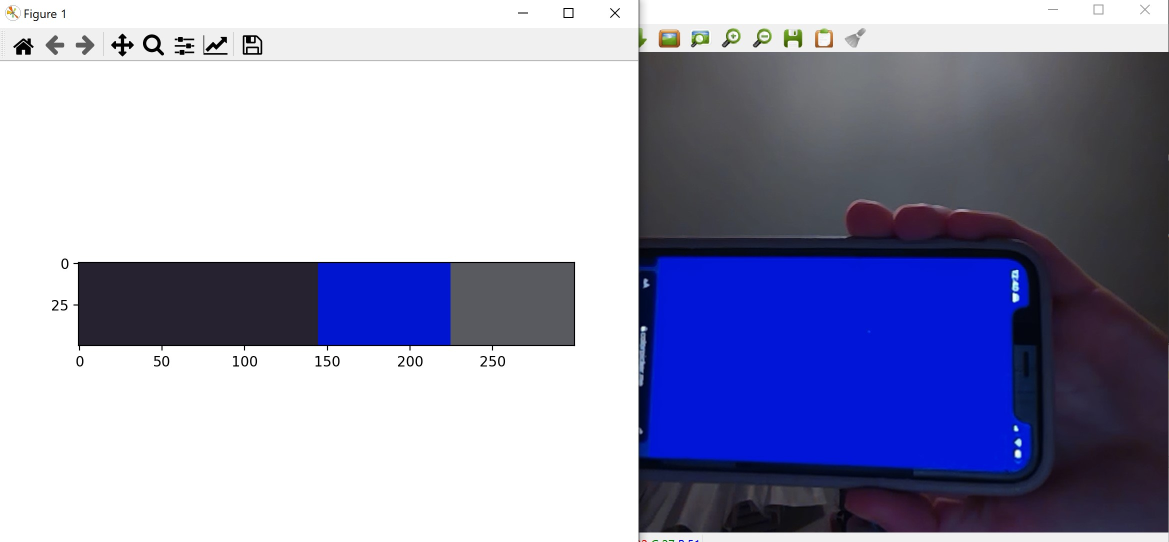
#> input picture hist180warmup.jpg, 2338 x 1084 px (shown at 1/2 size); its folder holds only this picture in this run
$ python -i cookingpapa_1.py   (imports and definitions only)
#> lines starting #> are read from the running program, lines starting #| are printed output that depends on the picture; after the words box and inside, x2 and y2 are one past the last pixel; in counts of white or black regions, pixels touching at a corner belong together
import pygame
from pygame.locals import *
import numpy as np
import cv2
import time as t
import matplotlib.pyplot as plt
from sklearn.cluster import KMeans

# [1 line not run here, left out]

clock = pygame.time.Clock()
fps = 60

screen_width = 1200
screen_height = 900

# [1 line that did not run here, left out]
# [1 line not run here, left out]

#define game variables
tile_size = 50

atStove = False
atBoard = False

# [1 line not run here, left out]
init_cal = False
x_c_1 = 0
y_c_1 = 0
x_c_2 = 0
y_c_2 = 0
lower_thresh_player = np.array([0, 0, 0])
upper_thresh_player = np.array([0, 0, 0])
counter = 0
x_pos  = 0

# [20 lines left out: function track_player, not called in this run]
	#print( M )
	#cv.imshow('frame', frame)


def get_calibration_frames(frame):
	global x_c_1
	global x_c_2
	global y_c_1
	global y_c_2
	hsv = cv2.cvtColor(frame, cv2.COLOR_BGR2HSV)

	lower_thresh_LED = np.array([0, 0, 250]) #LED
	upper_thresh_LED = np.array([179, 10, 255]) #LED

	mask = cv2.inRange(hsv, lower_thresh_LED, upper_thresh_LED)
	_, mask = cv2.threshold(mask, 254, 255, cv2.THRESH_BINARY)
	contours, hierarchy = cv2.findContours(mask, cv2.RETR_TREE, cv2.CHAIN_APPROX_SIMPLE)
	if counter == 1:
		print('stand in middle of frame and remain still during calibration')
	if counter == 25:
		print('hold led near top of right shoulder')
	for i in contours:
		#get rid of noise first by calculating area
		area = cv2.contourArea(i)
		if area > 100 and area < 400:
			#cv2.drawContours(frame, [i], -1, (0, 255, 0), 2)
			x, y, width, height = cv2.boundingRect(i)
			cv2.rectangle(frame, (x, y), (x + width, y + height), (0, 255, 0), 3)
			x2 = x + width
			y2 = y + height
			if counter == 300:
				x_c_1 = x + (width//2)
				y_c_1 = x + (height//2)
				print('bottom left corner calibration complete')
				print('hold led near left hip')
			if counter == 575:
				x_c_2 = x + (width//2)
				y_c_2 = x + (height//2)
				print(x_c_1)
				print(x_c_2)
				print(y_c_1)
				print(y_c_2)
				print('top right corner calibration complete')

# [29 lines left out: function calibrate, not called in this run]

#load images
#sun_img = pygame.image.load('img/sun.png')
# [1 line not run here, left out]
# [1 line that did not run here, left out]
# [1 line not run here, left out]
# [1 line that did not run here, left out]
# [1 line not run here, left out]
# [1 line that did not run here, left out]

class Player():
	def __init__(self, x, y):
#> called with x = 100, y = 770
		self.images_right = []
		self.images_left = []
		self.index = 0
		self.counter = 0
		for num in range(1, 5):
			img_right = pygame.image.load(f'img/chef{num}.png')
			img_right = pygame.transform.scale(img_right, (300, 600))
			img_left = pygame.transform.flip(img_right, True, False)
			self.images_right.append(img_right)
			self.images_left.append(img_left)
		self.image = self.images_right[self.index]
		self.rect = self.image.get_rect()
		self.rect.x = x
		self.rect.y = y
		self.vel_y = 0
		self.jumped = False
		self.direction = 0

	# [74 lines left out: functions isAtBoard, update, not called in this run]


'''ignore the World Class'''

class World():
	def __init__(self, data):
		self.tile_list = []

		#load images
		dirt_img = pygame.image.load('img/dirt.png')
		grass_img = pygame.image.load('img/grass.png')

		row_count = 0
		for row in data:
			col_count = 0
			for tile in row:
				if tile == 1:
					img = pygame.transform.scale(dirt_img, (tile_size, tile_size))
					img_rect = img.get_rect()
					img_rect.x = col_count * tile_size
					img_rect.y = row_count * tile_size
					tile = (img, img_rect)
					self.tile_list.append(tile)
				if tile == 2:
					img = pygame.transform.scale(grass_img, (tile_size, tile_size))
					img_rect = img.get_rect()
					img_rect.x = col_count * tile_size
					img_rect.y = row_count * tile_size
					tile = (img, img_rect)
					self.tile_list.append(tile)
				col_count += 1
			row_count += 1

	def draw(self):
		for tile in self.tile_list:
			screen.blit(tile[0], tile[1])


world_data =[
[0, 0, 0, 0, 0, 0, 0, 0, 0, 0, 0, 0, 0, 0, 0, 0, 0, 0, 0, 0],
[0, 0, 0, 0, 0, 0, 0, 0, 0, 0, 0, 0, 0, 0, 0, 0, 0, 0, 0, 0],
[0, 0, 0, 0, 0, 0, 0, 0, 0, 0, 0, 0, 0, 0, 0, 0, 0, 0, 8, 0],
[0, 0, 0, 0, 0, 0, 0, 0, 0, 0, 0, 0, 0, 0, 0, 0, 0, 0, 0, 0],
[0, 0, 0, 0, 0, 0, 0, 0, 0, 0, 0, 0, 0, 0, 0, 0, 0, 0, 0, 0],
[0, 0, 0, 0, 0, 0, 0, 0, 0, 0, 0, 0, 0, 0, 0, 0, 0, 0, 0, 0],
[0, 0, 0, 0, 0, 0, 0, 0, 0, 0, 0, 0, 0, 0, 0, 0, 0, 0, 0, 0],
[0, 0, 0, 0, 0, 0, 0, 0, 0, 0, 0, 0, 0, 0, 0, 0, 0, 0, 0, 0],
[0, 0, 0, 0, 0, 0, 0, 0, 0, 0, 0, 0, 0, 0, 0, 0, 0, 0, 0, 0],
[0, 0, 0, 0, 0, 0, 0, 0, 0, 0, 0, 0, 0, 0, 0, 0, 0, 0, 0, 0],
[0, 0, 0, 0, 0, 0, 0, 0, 0, 0, 0, 0, 0, 0, 0, 0, 0, 0, 0, 0],
[0, 0, 0, 0, 0, 0, 0, 0, 0, 0, 0, 0, 0, 0, 0, 0, 0, 0, 0, 0],
[0, 0, 0, 0, 0, 0, 0, 0, 0, 0, 0, 0, 0, 0, 0, 0, 0, 0, 0, 0],
[0, 0, 0, 0, 0, 0, 0, 0, 0, 0, 0, 0, 0, 0, 0, 0, 0, 0, 0, 0],
[0, 0, 0, 0, 0, 0, 0, 0, 0, 0, 0, 0, 0, 0, 0, 0, 0, 0, 0, 0],
[0, 0, 0, 0, 0, 0, 0, 0, 0, 0, 0, 0, 0, 0, 0, 0, 0, 0, 0, 0],
[0, 0, 0, 0, 0, 0, 0, 0, 0, 0, 0, 0, 0, 0, 0, 0, 0, 0, 0, 0],
[0, 0, 0, 0, 0, 0, 0, 0, 0, 0, 0, 0, 0, 0, 0, 0, 0, 0, 0, 0],
[0, 0, 0, 0, 0, 0, 0, 0, 0, 0, 0, 0, 0, 0, 0, 0, 0, 0, 0, 0],
[0, 0, 0, 0, 0, 0, 0, 0, 0, 0, 0, 0, 0, 0, 0, 0, 0, 0, 0, 0]
]


'''MAIN Program'''
inWorld = True

player = Player(100, screen_height - 130)
world = World(world_data)


run = True
# [68 lines not run here, left out]

>>> import cv2
>>> picture = cv2.imread('hist180warmup.jpg')
#> picture is the input picture: shape (1084, 2338, 3); mean B, G, R 185, 155, 153
>>> result = get_calibration_frames(picture)
#> in get_calibration_frames, `hsv = cv2.cvtColor(frame, cv2.COLOR_BGR2HSV)`: hsv: shape (1084, 2338, 3); mean H, S, V 58.3, 56.8, 185.4
#> in get_calibration_frames, `mask = cv2.inRange(hsv, lower_thresh_LED, upper_thresh_LED)`:
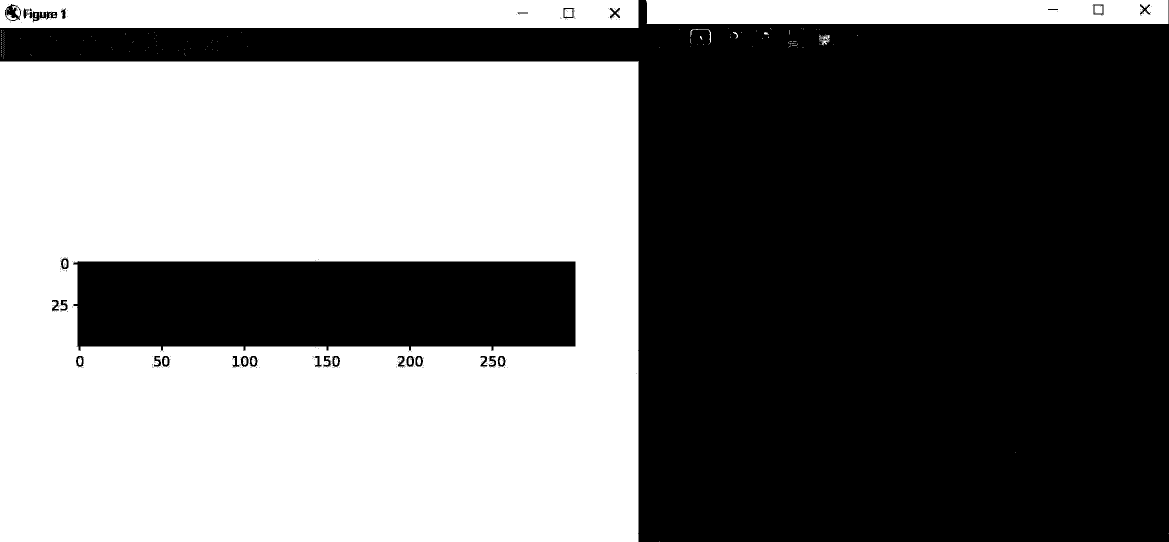
#> mask: shape (1084, 2338) (shown at 1/2 size); 46.3% white; 148 white regions (126 under 20 px)
#> in get_calibration_frames, `contours, hierarchy = cv2.findContours(mask, cv2.RETR_TREE, cv2.CHAIN_..`: contours = 510 contours, 457 with area under 20; largest, box (x1, y1, x2, y2) and area: (0, 122, 1277, 1084) 1224958, (145, 521, 1152, 703) 170805, (0, 0, 1277, 56) 70180, (1292, 0, 2337, 48) 48980, (9, 7, 43, 43) 864
#> the loop in get_calibration_frames, `for i in contours:` made 510 passes
#> (area, x, y, width, height, x2, y2) on passes 148, 153, 154, 155, 157, 162, 163, 168, 169, 171, 176, 181: (301.5, 994, 711, 18, 24, 1012, 735), (210, 976, 711, 17, 24, 993, 735), (186.5, 960, 711, 16, 23, 976, 734), (298, 830, 711, 17, 23, 847, 734), (299.5, 812, 711, 17, 24, 829, 735), (186, 795, 711, 15, 23, 810, 734), (299.5, 664, 711, 17, 24, 681, 735), (208, 646, 711, 17, 24, 663, 735), (166, 629, 711, 15, 24, 644, 735), (300.5, 499, 711, 17, 24, 516, 735), (301.5, 480, 711, 18, 24, 498, 735), (167.5, 464, 711, 16, 24, 480, 735)
#> area on pass 4: 1224958.5
#> after the loop in get_calibration_frames, `for i in contours:`:
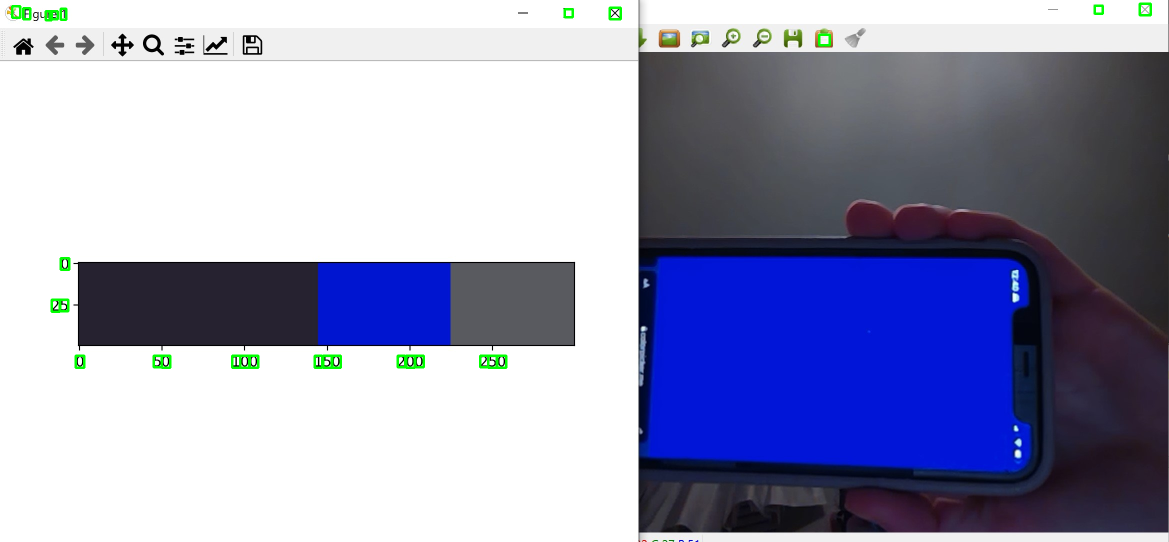
#> frame: shape (1084, 2338, 3) (shown at 1/2 size); 0.37% of pixels changed, all inside (x1, y1, x2, y2) = (22, 5, 2304, 738)

$ run again, on tracking180warmup.jpg
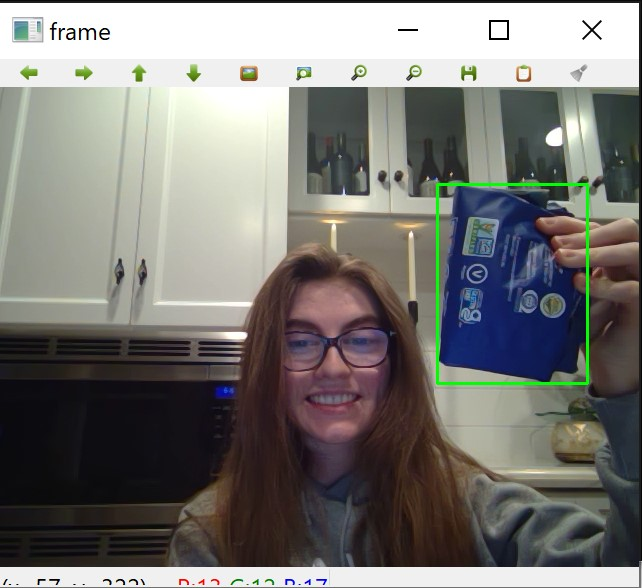
#> input picture tracking180warmup.jpg, 642 x 588 px
#> picture is the input picture: shape (588, 642, 3); mean B, G, R 117.8, 121.4, 122.6
#> hsv: shape (588, 642, 3); mean H, S, V 55.3, 50.5, 129.8
#> in get_calibration_frames, `mask = cv2.inRange(hsv, lower_thresh_LED, upper_thresh_LED)`:
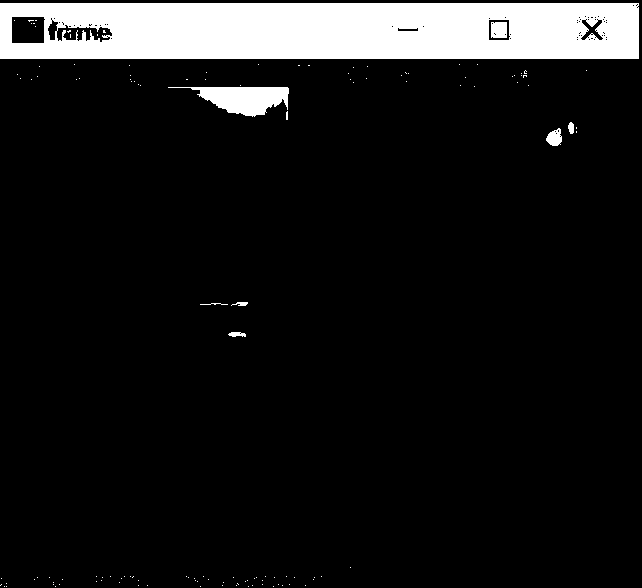
#> mask: shape (588, 642); 9.6% white; 127 white regions (119 under 20 px)
#> contours = 207 contours, 194 with area under 20; largest, box (x1, y1, x2, y2) and area: (0, 3, 639, 59) 35089, (168, 87, 289, 117) 1841, (11, 16, 46, 44) 890, (56, 24, 113, 43) 638, (488, 19, 511, 41) 440
#> the loop in get_calibration_frames, `for i in contours:` made 207 passes
#> (area, x, y, width, height, x2, y2) on passes 66, 171, 174, 179: (178.5, 546, 128, 16, 18, 562, 146), (223, 580, 19, 24, 22, 604, 41), (223, 491, 22, 16, 16, 507, 38), (144.5, 47, 19, 12, 22, 59, 41)
#> after the loop in get_calibration_frames, `for i in contours:`:
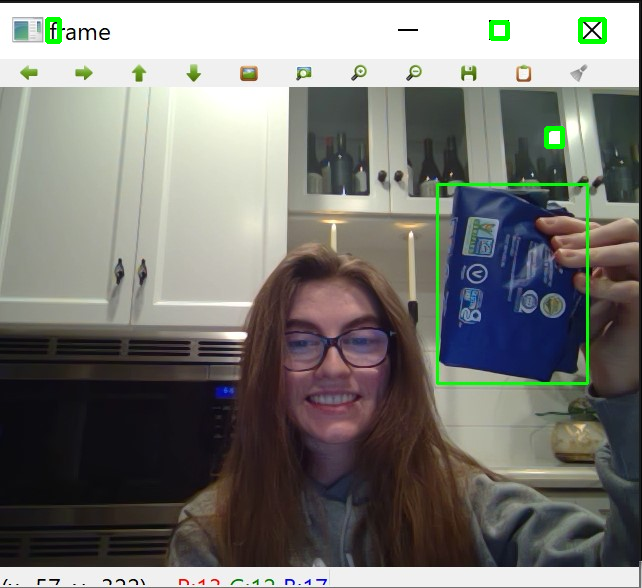
#> frame: shape (588, 642, 3); 0.37% of pixels changed, all inside (x1, y1, x2, y2) = (45, 17, 607, 149)
